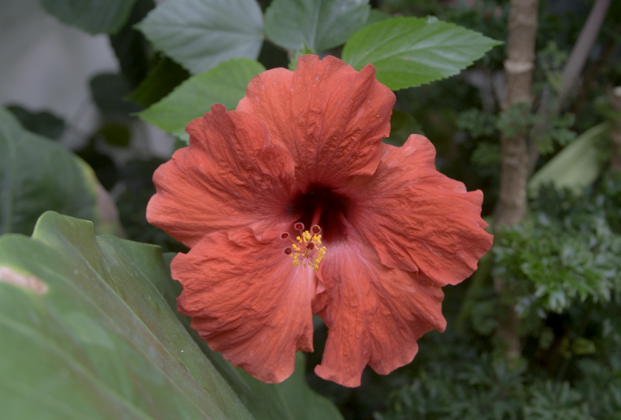
#> input picture submission/data/test_1.png, 621 x 420 px
$ python -i guided_filter.py   (imports and definitions only)   (Python 2 division)
#> lines starting #> are read from the running program, lines starting #| are printed output that depends on the picture
#> further down, picture is the input picture: shape (420, 621, 3); mean B, G, R 64.1, 80.5, 100.9
import os
import numpy as np
import cv2

DEBUG_FLAG = False

def guided_color_filter(Im, Rad = 10, Eps = 0.1):

    """
    Author: Yiwei Yan (yyan76@gatech.edu)
    f
    Reference:
    He, Kaiming, Jian Sun, and Xiaoou Tang. "Guided image filtering." IEEE transactions on pattern analysis and machine intelligence 35.6 (2013): 1397-1409.

    Function:
    Perform regular guided image filters for rgb images.

    Parameters:
    @Im      : Input image with THREE channel.
    @Rad     : Radius of the guided filter
               Increasing Rad will produce smoother images.
               Default value is 5.
    @Eps     : Regularization parameter of the guided filter.
              Default value: 0.4.
    """
#> called with Rad = 10, Eps = 0.1

    # =============================================
    # Filter implementation: Color guided image filter
    # =============================================

    print ">>> filter: Color guided image filter"

    assert(len(Im.shape) == 3)
    Scale = 1.0
    if (Im > 1.0).any(): Scale = 1.0/255.0
    Im = Scale * np.float32(Im)

    # filter process
    Ir, Ig, Ib = Im[:, :, 0], Im[:, :, 1], Im[:, :, 2]
    Mean_Ir = cv2.blur(Ir, (Rad, Rad))
    Mean_Ig = cv2.blur(Ig, (Rad, Rad))
    Mean_Ib = cv2.blur(Ib, (Rad, Rad))

    Irr_var = cv2.blur(Ir ** 2, (Rad, Rad)) - Mean_Ir ** 2 + Eps
    Irg_var = cv2.blur(Ir * Ig, (Rad, Rad)) - Mean_Ir * Mean_Ig
    Irb_var = cv2.blur(Ir * Ib, (Rad, Rad)) - Mean_Ir * Mean_Ib
    Igg_var = cv2.blur(Ig * Ig, (Rad, Rad)) - Mean_Ig * Mean_Ig + Eps
    Igb_var = cv2.blur(Ig * Ib, (Rad, Rad)) - Mean_Ig * Mean_Ib
    Ibb_var = cv2.blur(Ib * Ib, (Rad, Rad)) - Mean_Ib * Mean_Ib + Eps

    Irr_inv = Igg_var * Ibb_var - Igb_var * Igb_var
    Irg_inv = Igb_var * Irb_var - Irg_var * Ibb_var
    Irb_inv = Irg_var * Igb_var - Igg_var * Irb_var
    Igg_inv = Irr_var * Ibb_var - Irb_var * Irb_var
    Igb_inv = Irb_var * Irg_var - Irr_var * Igb_var
    Ibb_inv = Irr_var * Igg_var - Irg_var * Irg_var

    I_cov = Irr_inv * Irr_var + Irg_inv * Irg_var + Irb_inv * Irb_var
    Irr_inv /= I_cov
    Irg_inv /= I_cov
    Irb_inv /= I_cov
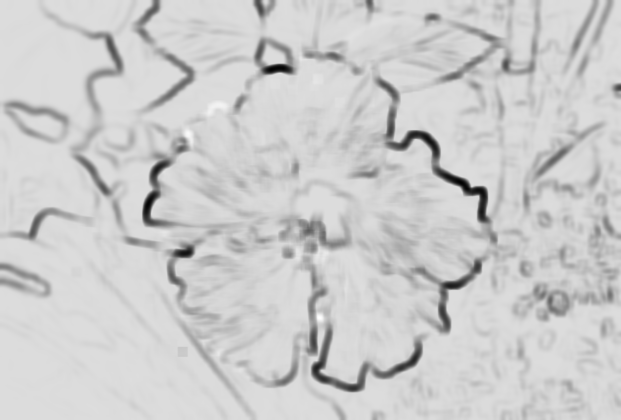
#> Irb_inv: shape (420, 621) float32; min -2.39, max 0.374, mean -0.176; drawn with min black and max white
    Igg_inv /= I_cov
    Igb_inv /= I_cov
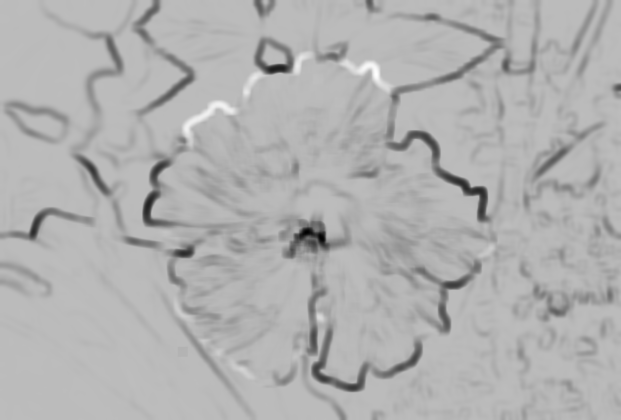
#> Igb_inv: shape (420, 621) float32; min -2.52, max 0.897, mean -0.152; drawn with min black and max white
    Ibb_inv /= I_cov
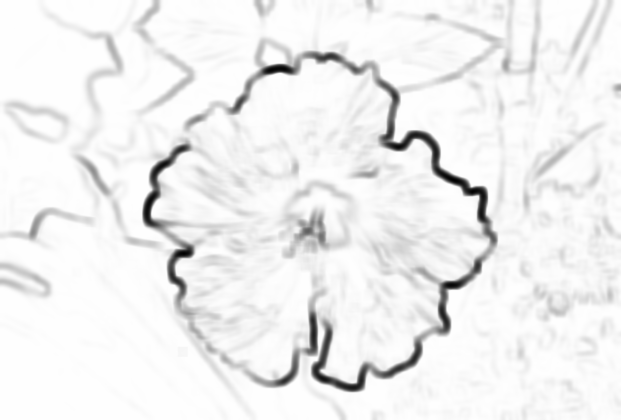
#> Ibb_inv: shape (420, 621) float32; min 5.82, max 10, mean 9.75; drawn with min black and max white

    Im_out = np.zeros(Im.shape)
    r = Rad
    for i in range(Im.shape[2]):
       p_mean = cv2.blur(Im[:,:,i], (r, r))
       Ipr_mean = cv2.blur(Ir * Im[:,:,i], (r, r))
       Ipg_mean = cv2.blur(Ig * Im[:,:,i], (r, r))
       Ipb_mean = cv2.blur(Ib * Im[:,:,i], (r, r))
       Ipr_cov = Ipr_mean - Mean_Ir * p_mean
       Ipg_cov = Ipg_mean - Mean_Ig * p_mean
       Ipb_cov = Ipb_mean - Mean_Ib * p_mean

       ar = Irr_inv * Ipr_cov + Irg_inv * Ipg_cov + Irb_inv * Ipb_cov
       ag = Irg_inv * Ipr_cov + Igg_inv * Ipg_cov + Igb_inv * Ipb_cov
       ab = Irb_inv * Ipr_cov + Igb_inv * Ipg_cov + Ibb_inv * Ipb_cov
       b = p_mean - ar * Mean_Ir - ag * Mean_Ig - ab * Mean_Ib

       ar_mean = cv2.blur(ar, (r, r))
       ag_mean = cv2.blur(ag, (r, r))
       ab_mean = cv2.blur(ab, (r, r))
       b_mean  = cv2.blur(b, (r, r))

       Im_out[:,:,i] = np.clip(ar_mean * Ir + ag_mean * Ig + ab_mean * Ib + b_mean, 0.0, 1.0)
#> this loop made 3 passes
#> pass 1, in guided_color_filter, `Ipb_mean = cv2.blur(Ib * Im[:,:,i], (r, r))`:
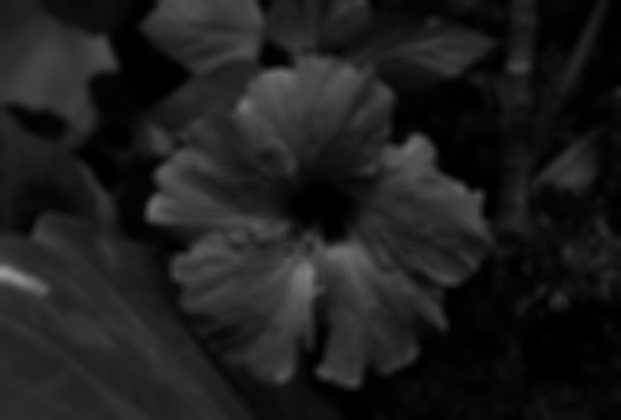
#> Ipb_mean: shape (420, 621) float32; min 0, max 0.6, mean 0.117
#> after the loop:
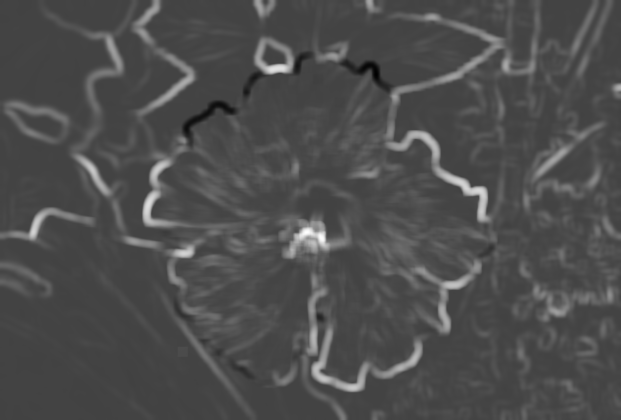
#> ag: shape (420, 621) float32; min -0.0897, max 0.252, mean 0.0152; drawn with min black and max white
#> after the loop:
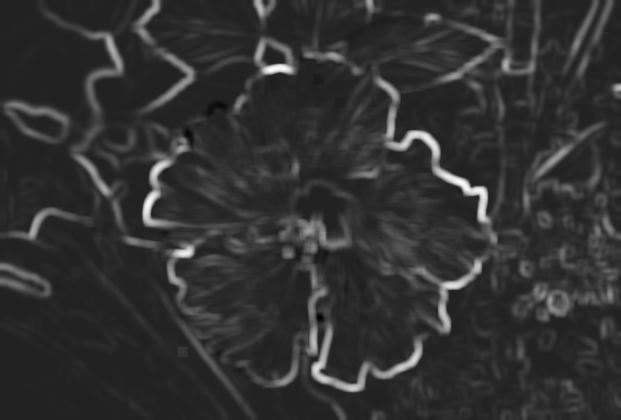
#> ar: shape (420, 621) float32; min -0.0374, max 0.239, mean 0.0176; drawn with min black and max white
#> after the loop:
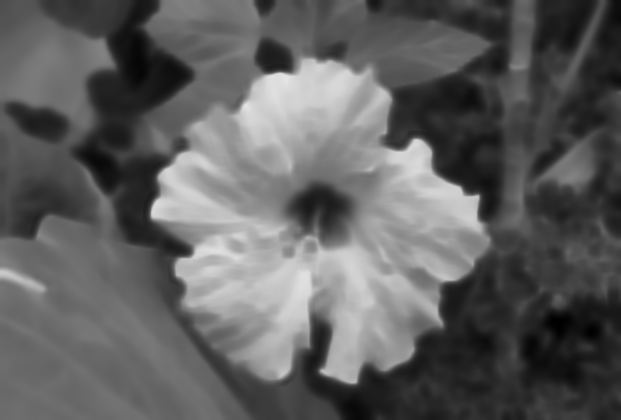
#> b: shape (420, 621) float32; min 7.84e-05, max 0.897, mean 0.376

    return 1.0/Scale * Im_out


# ====================================================================
#  Test
# ====================================================================
# [16 lines not run here, left out]

>>> import cv2
>>> picture = cv2.imread('../data/test_1.png')
>>> result = guided_color_filter(picture)

$ run again, on submission/data/m1_BilateralFilter.JPG
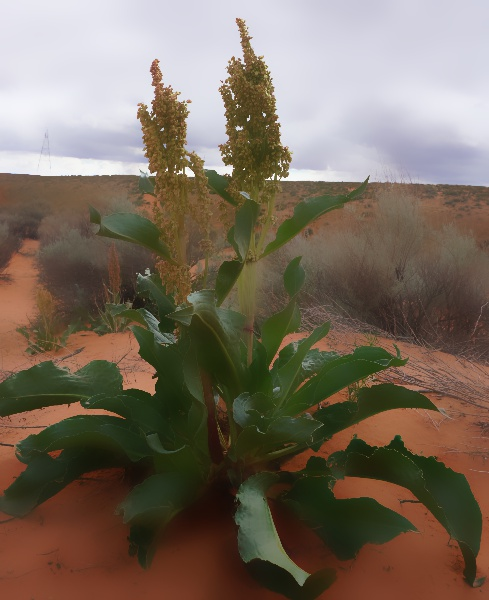
#> input picture submission/data/m1_BilateralFilter.JPG, 489 x 600 px
#> picture is the input picture: shape (600, 489, 3); mean B, G, R 93.5, 107.7, 121.2
#> after the loop in guided_color_filter, `for i in range(Im.shape[2]):`:
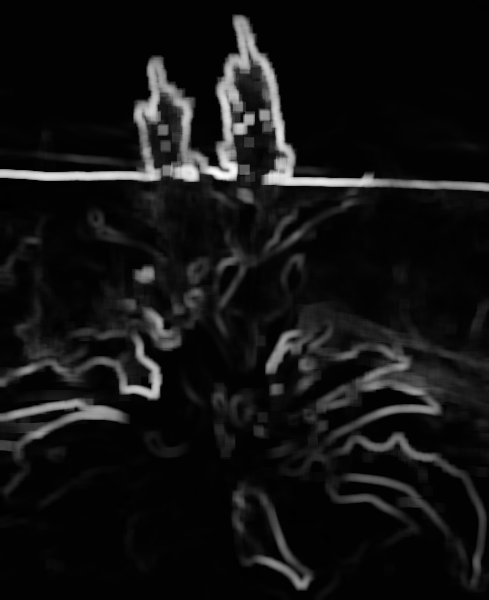
#> ar: shape (600, 489) float32; min -0.00219, max 0.265, mean 0.0182; drawn with min black and max white
#> after the loop in guided_color_filter, `for i in range(Im.shape[2]):`:
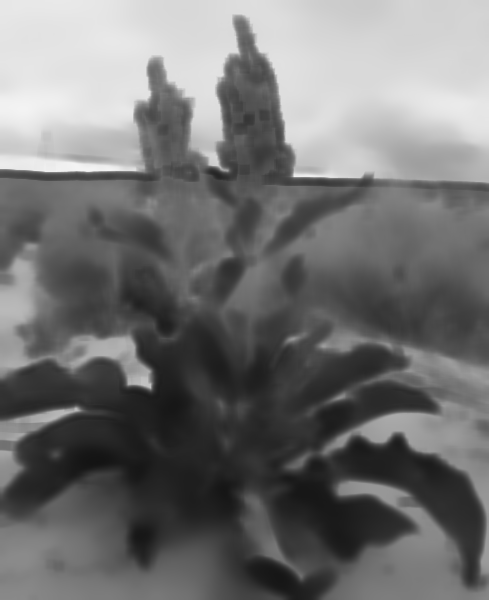
#> b: shape (600, 489) float32; min 0.0779, max 0.956, mean 0.451
